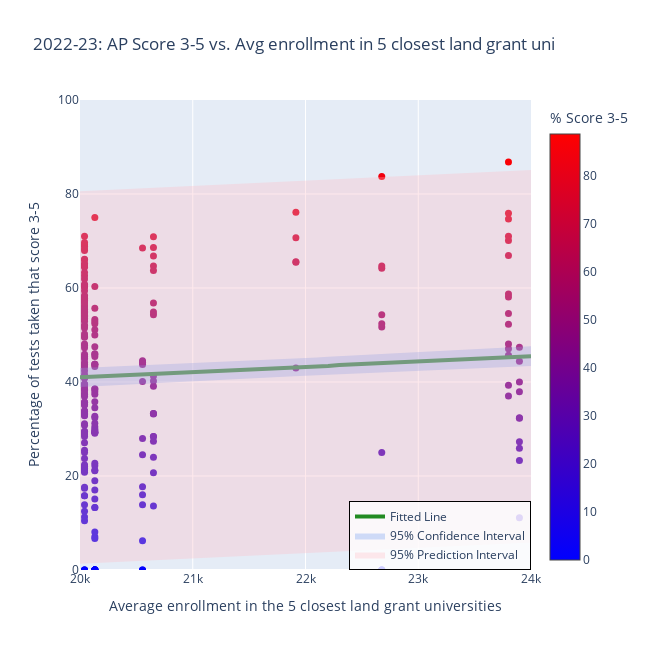

Write notebook code for a chart like this one.
### Markdown cell above
### Feature 5: Average enrollment in the five closest land grant universities

### Code cell
x_arr = northcarolina['closest_five_avg_enrollment_landgrnt'].to_numpy()
y_arr = northcarolina['PERCENT_3_OR_ABOVE'].to_numpy()

# Fit the OLS model
alpha = 0.05  # 95% confidence level
x_with_const = sm.add_constant(x_arr)  # Add intercept
model = sm.OLS(y_arr, x_with_const).fit()

# Generate x values for the fitted line
x_line = np.linspace(20e3, 24e3, 41)
x_line = np.round(x_line, decimals = 1)
x_line_with_const = sm.add_constant(x_line)

# Get predictions and intervals
predictions = model.get_prediction(x_line_with_const)
prediction_summary = predictions.summary_frame(alpha=alpha)

# Extract values
y_line = prediction_summary['mean'].values
ci_lower = prediction_summary['mean_ci_lower'].values  # Confidence Interval lower bound
ci_upper = prediction_summary['mean_ci_upper'].values  # Confidence Interval upper bound
pi_lower = prediction_summary['obs_ci_lower'].values  # Prediction Interval lower bound
pi_upper = prediction_summary['obs_ci_upper'].values  # Prediction Interval upper bound

# Round fitted values for consistency
y_line = np.round(y_line, decimals = 1)

#### Draw the data points ####
fig = go.Figure(data=go.Scatter(
    x=np.round(x_arr, decimals = 2),
    y=np.round(y_arr, decimals = 1),
    mode='markers',
    marker=dict(
        size=7,
        color=y_arr,
        colorscale='Bluered',
        symbol='circle',
        showscale=True,
        colorbar=dict(title='% Score 3-5'),
    ),
    showlegend=False,
    text=northcarolina['County'],
    name=''
))

#### Add the fitted line ####
fig.add_trace(go.Scatter(
    x=x_line,
    y=y_line,
    mode="lines",
    line=dict(color="forestgreen", width=4),  # Thicker fitted line
    name="Fitted Line",
    showlegend=True
))

#### Add the Confidence Interval band ####
fig.add_trace(go.Scatter(
    x=np.concatenate([x_line, x_line[::-1]]),
    y=np.concatenate([ci_upper, ci_lower[::-1]]),
    fill='toself',
    fillcolor='rgba(100, 149, 237, 0.3)',
    line=dict(color='rgba(255,255,255,0)'),
    hoverinfo="skip",
    showlegend=True,
    name="95% Confidence Interval"
))

#### Add the Prediction Interval band ####
fig.add_trace(go.Scatter(
    x=np.concatenate([x_line, x_line[::-1]]),
    y=np.concatenate([pi_upper, pi_lower[::-1]]),
    fill='toself',
    fillcolor='rgba(255, 182, 193, 0.3)',
    line=dict(color='rgba(255,255,255,0)'),
    hoverinfo="skip",
    showlegend=True,
    name="95% Prediction Interval"
))

#### Write the title of the plot ####
fig.update_layout(
    title='2022-23: AP Score 3-5 vs. Avg enrollment in 5 closest land grant uni',
    xaxis_title='Average enrollment in the 5 closest land grant universities',
    yaxis_title='Percentage of tests taken that score 3-5',
    width=650,
    height=650,
    legend=dict(
        x=1.0,  # Position of the legend (x-coordinate in normalized units)
        y=0.0,  # Position of the legend (y-coordinate in normalized units)
        xanchor='right',  # Align the legend box to the right
        yanchor='bottom',  # Align the legend box to the bottom
        bgcolor='rgba(255, 255, 255, 0.8)',  # White background with some transparency
        bordercolor='black',
        borderwidth=1
    )
)

fig.update_xaxes(range=[20e3, 24e3])
fig.update_yaxes(range=[0, 100])
fig.show()

### Figure 1 — Plotly figure (JSON) as saved in the notebook; plotly's stock layout.template omitted (floating-point values rounded to 4 significant figures; data arrays with more than 128 entries replaced by an {"elided": "..."} marker saying what was removed)
{"data": [{"marker": {"color": {"elided": "437 float values"}, "colorbar": {"title": {"text": "% Score 3-5"}}, "colorscale": [[0, "rgb(0,0,255)"], [1, "rgb(255,0,0)"]], "showscale": true, "size": 7, "symbol": "circle"}, "mode": "markers", "name": "", "showlegend": false, "text": {"elided": "437 str values"}, "type": "scatter", "x": {"elided": "437 float values"}, "y": {"elided": "437 float values"}}, {"line": {"color": "forestgreen", "width": 4}, "mode": "lines", "name": "Fitted Line", "showlegend": true, "type": "scatter", "x": [20000, 20100, 20200, 20300, 20400, 20500, 20600, 20700, 20800, 20900, 21000, 21100, 21200, 21300, 21400, 21500, 21600, 21700, 21800, 21900, 22000, 22100, 22200, 22300, 22400, 22500, 22600, 22700, 22800, 22900, 23000, 23100, 23200, 23300, 23400, 23500, 23600, 23700, 23800, 23900, 24000], "y": [41, 41.1, 41.2, 41.3, 41.4, 41.5, 41.6, 41.7, 41.9, 42, 42.1, 42.2, 42.3, 42.4, 42.5, 42.7, 42.8, 42.9, 43, 43.1, 43.2, 43.3, 43.4, 43.6, 43.7, 43.8, 43.9, 44, 44.1, 44.2, 44.4, 44.5, 44.6, 44.7, 44.8, 44.9, 45, 45.2, 45.3, 45.4, 45.5]}, {"fill": "toself", "fillcolor": "rgba(100, 149, 237, 0.3)", "hoverinfo": "skip", "line": {"color": "rgba(255,255,255,0)"}, "name": "95% Confidence Interval", "showlegend": true, "type": "scatter", "x": [20000, 20100, 20200, 20300, 20400, 20500, 20600, 20700, 20800, 20900, 21000, 21100, 21200, 21300, 21400, 21500, 21600, 21700, 21800, 21900, 22000, 22100, 22200, 22300, 22400, 22500, 22600, 22700, 22800, 22900, 23000, 23100, 23200, 23300, 23400, 23500, 23600, 23700, 23800, 23900, 24000, 24000, 23900, 23800, 23700, 23600, 23500, 23400, 23300, 23200, 23100, 23000, 22900, 22800, 22700, 22600, 22500, 22400, 22300, 22200, 22100, 22000, 21900, 21800, 21700, 21600, 21500, 21400, 21300, 21200, 21100, 21000, 20900, 20800, 20700, 20600, 20500, 20400, 20300, 20200, 20100, 20000], "y": [42.98, 43.08, 43.18, 43.28, 43.38, 43.48, 43.59, 43.69, 43.8, 43.9, 44.01, 44.11, 44.22, 44.33, 44.44, 44.55, 44.66, 44.77, 44.89, 45.0, 45.12, 45.23, 45.35, 45.47, 45.59, 45.71, 45.83, 45.95, 46.07, 46.19, 46.31, 46.44, 46.56, 46.69, 46.82, 46.94, 47.07, 47.2, 47.33, 47.46, 47.59, 43.39, 43.29, 43.2, 43.1, 43.0, 42.9, 42.8, 42.7, 42.6, 42.5, 42.4, 42.29, 42.19, 42.09, 41.98, 41.87, 41.77, 41.66, 41.55, 41.44, 41.33, 41.21, 41.1, 40.99, 40.87, 40.76, 40.64, 40.52, 40.41, 40.29, 40.17, 40.05, 39.93, 39.8, 39.68, 39.56, 39.43, 39.31, 39.18, 39.05, 38.92]}, {"fill": "toself", "fillcolor": "rgba(255, 182, 193, 0.3)", "hoverinfo": "skip", "line": {"color": "rgba(255,255,255,0)"}, "name": "95% Prediction Interval", "showlegend": true, "type": "scatter", "x": [20000, 20100, 20200, 20300, 20400, 20500, 20600, 20700, 20800, 20900, 21000, 21100, 21200, 21300, 21400, 21500, 21600, 21700, 21800, 21900, 22000, 22100, 22200, 22300, 22400, 22500, 22600, 22700, 22800, 22900, 23000, 23100, 23200, 23300, 23400, 23500, 23600, 23700, 23800, 23900, 24000, 24000, 23900, 23800, 23700, 23600, 23500, 23400, 23300, 23200, 23100, 23000, 22900, 22800, 22700, 22600, 22500, 22400, 22300, 22200, 22100, 22000, 21900, 21800, 21700, 21600, 21500, 21400, 21300, 21200, 21100, 21000, 20900, 20800, 20700, 20600, 20500, 20400, 20300, 20200, 20100, 20000], "y": [80.58, 80.69, 80.8, 80.91, 81.03, 81.14, 81.25, 81.37, 81.48, 81.59, 81.71, 81.82, 81.93, 82.04, 82.16, 82.27, 82.38, 82.5, 82.61, 82.73, 82.84, 82.95, 83.07, 83.18, 83.29, 83.41, 83.52, 83.63, 83.75, 83.86, 83.98, 84.09, 84.2, 84.32, 84.43, 84.55, 84.66, 84.78, 84.89, 85.0, 85.12, 5.864, 5.751, 5.639, 5.526, 5.413, 5.301, 5.188, 5.075, 4.962, 4.849, 4.736, 4.624, 4.511, 4.397, 4.284, 4.171, 4.058, 3.945, 3.832, 3.718, 3.605, 3.492, 3.378, 3.265, 3.151, 3.038, 2.924, 2.81, 2.697, 2.583, 2.469, 2.356, 2.242, 2.128, 2.014, 1.9, 1.786, 1.672, 1.558, 1.444, 1.329]}], "layout": {"height": 650, "legend": {"bgcolor": "rgba(255, 255, 255, 0.8)", "bordercolor": "black", "borderwidth": 1, "x": 1, "xanchor": "right", "y": 0, "yanchor": "bottom"}, "title": {"text": "2022-23: AP Score 3-5 vs. Avg enrollment in 5 closest land grant uni"}, "width": 650, "xaxis": {"range": [20000, 24000], "title": {"text": "Average enrollment in the 5 closest land grant universities"}, "type": "linear"}, "yaxis": {"range": [0, 100], "title": {"text": "Percentage of tests taken that score 3-5"}, "type": "linear"}}}
